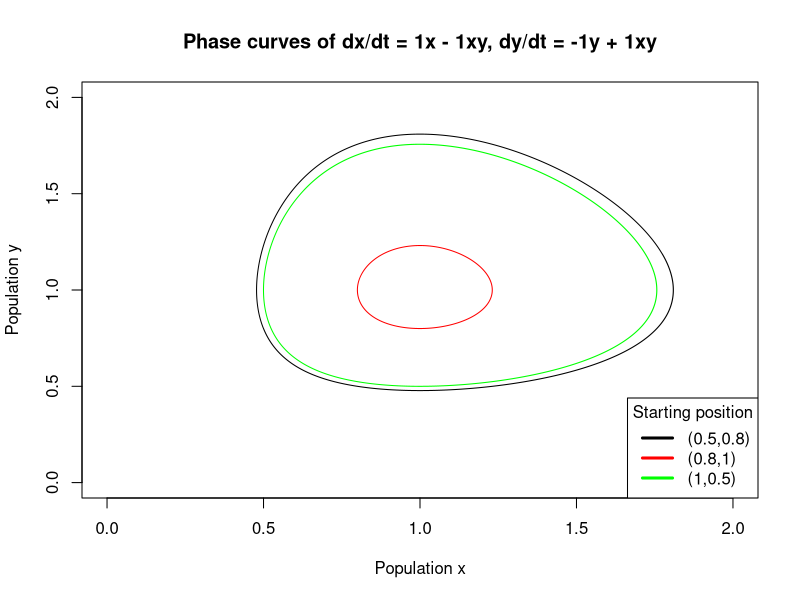
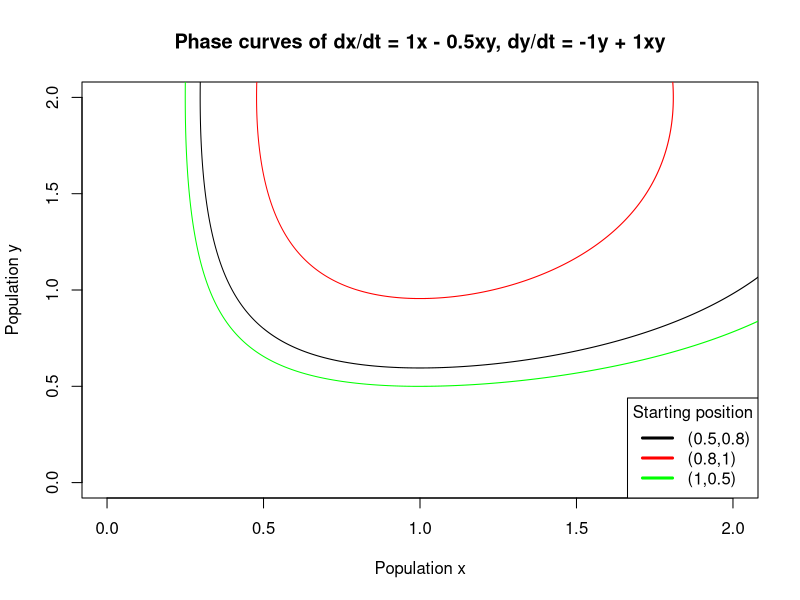
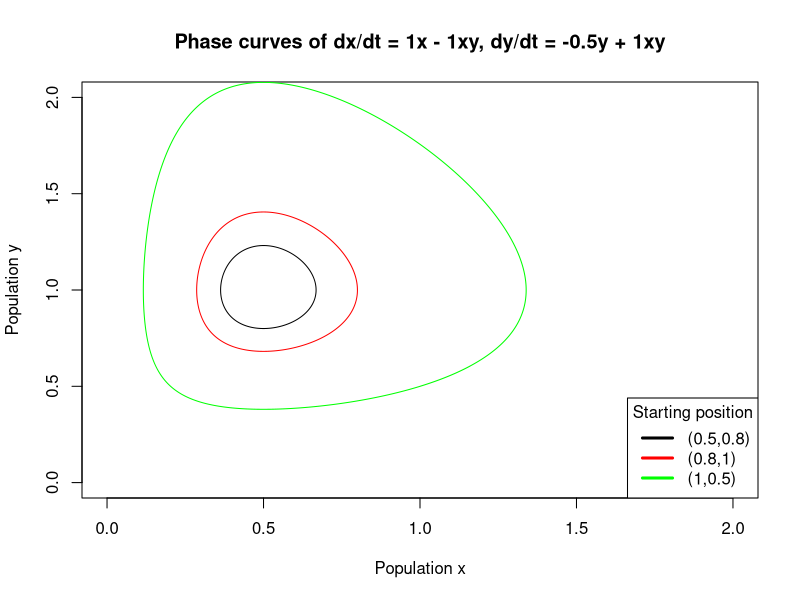

Write the R code that produced these figures, in order.
##### Lotka Volterra
# dx/dt = ax - bxy
# dy/dt = -cy + dxy


# Update function
# Takes in input position (x,y), ODE parameters a,b,c,d>0, time step dt
# Outputs next position (x,y)
update <- function(x,y,a,b,c,d,dt){
  xdot <- a*x - b*x*y
  ydot <- -c*y + d*x*y
  return(c(x + xdot*dt, y + ydot*dt))
}

# Generates array of positions
# Takes in starting position (x_0,y_0), ODE parameters a,b,c,d>0, time step dt,
# and number of iterations to plot
simulate <- function(x_0,y_0,a,b,c,d,dt,n){
  xs <- vector(length = n+1)
  ys <- vector(length = n+1)
  xs[1] <- x_0
  ys[1] <- y_0
  
  for (i in 1:n){
    xy <- update(xs[i],ys[i],a,b,c,d,dt)
    xs[i+1] = xy[1]
    ys[i+1] = xy[2]
  }
  return(data.frame(xs,ys))
}

graph <- function(x_0s,y_0s,a,b,c,d,dt,n){
  data1 <- simulate(x_0s[1],y_0s[1],a,b,c,d,dt,n)
  data2 <- simulate(x_0s[2],y_0s[2],a,b,c,d,dt,n)
  data3 <- simulate(x_0s[3],y_0s[3],a,b,c,d,dt,n)
  plot(data1$xs,data1$ys, type = "l",
       xlab = "Population x",
       ylab = "Population y",
       xlim = c(0,2),
       ylim = c(0,2),
       main = paste0("Phase curves of dx/dt = ",a,"x - ",b,"xy, dy/dt = -",c,"y + ",d,"xy"))
  lines(data2$xs,data2$ys, type = "l", lwd = 1, col = "red")
  lines(data3$xs,data3$ys, type = "l", lwd = 1, col = "green")
  legend("bottomright", title = "Starting position",
         legend = c(paste0("(",x_0s[1],",",y_0s[1],")"),
                    paste0("(",x_0s[2],",",y_0s[2],")"),
                    paste0("(",x_0s[3],",",y_0s[3],")")),
         lwd = 3, col = c("black", "red", "green"), )
}

graph(c(.5,.8,1),c(.8,1,.5),1,1,1,1,.0001,100000)
graph(c(.5,.8,1),c(.8,1,.5),1,.5,1,1,.0001,100000)
graph(c(.5,.8,1),c(.8,1,.5),1,1,.5,1,.0001,100000)




